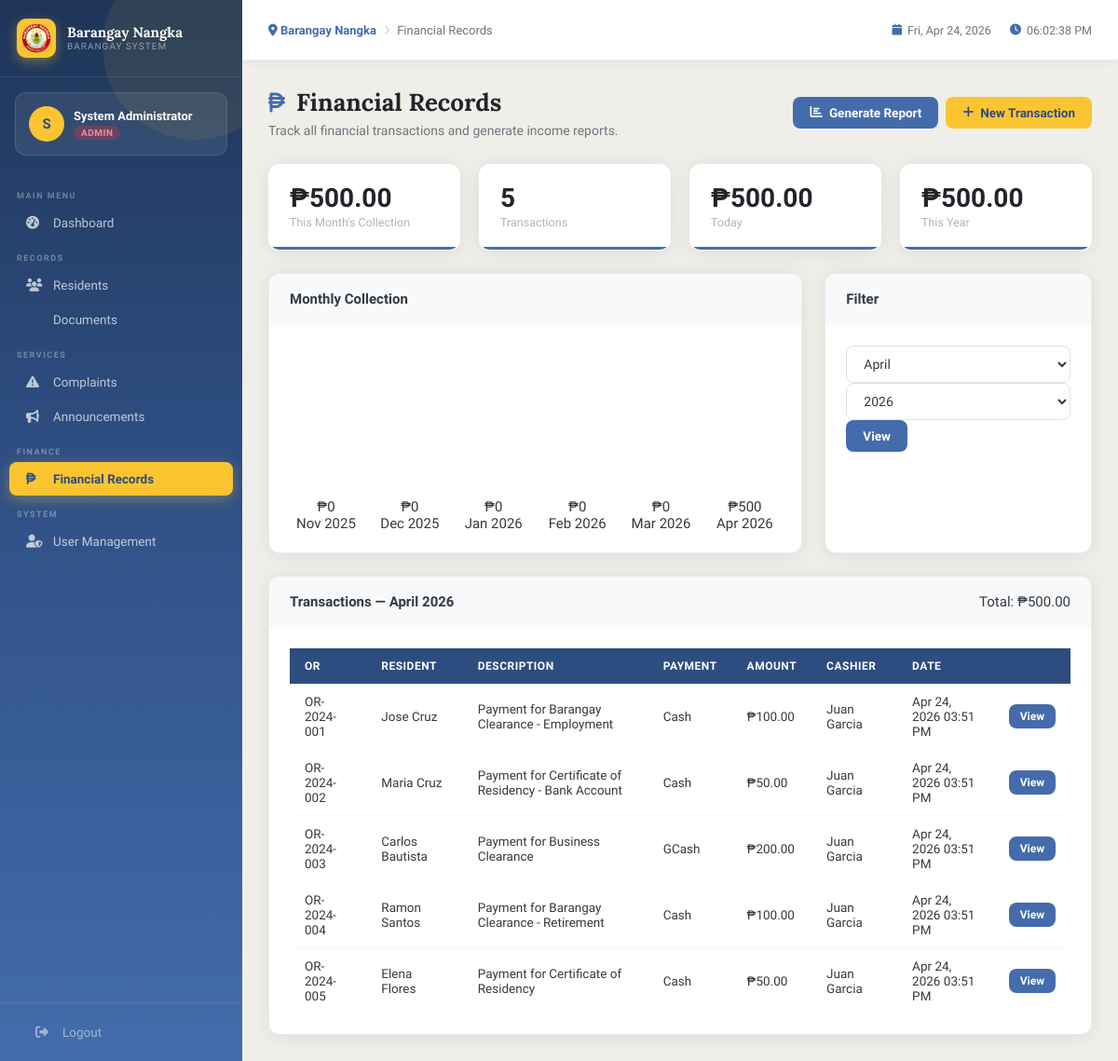
The app's page /modules/finance/index.php (signed in) with its own data.
### tables this page shows
CREATE TABLE transactions (
    id INT AUTO_INCREMENT PRIMARY KEY,
    or_number VARCHAR(50) UNIQUE NOT NULL,
    document_request_id INT,
    resident_id INT NOT NULL,
    amount DECIMAL(10,2) NOT NULL,
    payment_method ENUM('Cash','GCash','Maya','Bank Transfer') DEFAULT 'Cash',
    description TEXT,
    collected_by INT,
    transaction_date TIMESTAMP DEFAULT CURRENT_TIMESTAMP,
    FOREIGN KEY (document_request_id) REFERENCES document_requests(id),
    FOREIGN KEY (resident_id) REFERENCES residents(id),
    FOREIGN KEY (collected_by) REFERENCES users(id)
);

CREATE TABLE users (
    id INT AUTO_INCREMENT PRIMARY KEY,
    username VARCHAR(50) UNIQUE NOT NULL,
    password VARCHAR(255) NOT NULL,
    full_name VARCHAR(100) NOT NULL,
    role ENUM('admin','secretary','treasurer','captain','resident') NOT NULL DEFAULT 'resident',
    email VARCHAR(100),
    phone VARCHAR(20),
    resident_id INT NULL,
    is_active TINYINT(1) DEFAULT 1,
    last_login DATETIME,
    created_at TIMESTAMP DEFAULT CURRENT_TIMESTAMP
);

### modules/finance/index.php (the view, shortened to what this page needs)
<?php
require_once '../../includes/config.php';
$month = (int)($_GET['month'] ?? date('m'));
$year = (int)($_GET['year'] ?? date('Y'));
$transactionsStmt = $pdo->prepare("
    SELECT t.*,
           CONCAT(r.first_name,' ',r.last_name) as resident_name,
           u.full_name as cashier_name
    FROM transactions t
    JOIN residents r ON t.resident_id=r.id
    LEFT JOIN users u ON t.collected_by=u.id
    WHERE MONTH(t.transaction_date)=?
      AND YEAR(t.transaction_date)=?
    ORDER BY t.transaction_date DESC
");
$transactionsStmt->execute([$month, $year]);
$transactions = $transactionsStmt->fetchAll();
$totalMonth = array_sum(array_column($transactions, 'amount'));
$yearStmt = $pdo->prepare("SELECT COALESCE(SUM(amount),0) FROM transactions WHERE YEAR(transaction_date)=?");
$yearStmt->execute([date('Y')]);
$yearTotal = $yearStmt->fetchColumn();
$todayTotal = $pdo->query("SELECT COALESCE(SUM(amount),0) FROM transactions WHERE DATE(transaction_date)=CURDATE()")->fetchColumn();
$chartData = [];
for ($i = 5; $i >= 0; $i--) {
    $m = date('m', strtotime("-$i months"));
    $y = date('Y', strtotime("-$i months"));
    $stmt = $pdo->prepare("SELECT COALESCE(SUM(amount),0) FROM transactions WHERE MONTH(transaction_date)=? AND YEAR(transaction_date)=?");
    $stmt->execute([$m, $y]);
    $chartData[] = [
        'label' => date('M Y', strtotime("-$i months")),
        'amount' => (float)$stmt->fetchColumn()
    ];
}
include '../../includes/header.php';
?>
<div class="page-header flex-between">
    <div>
        <h1><i class="fas fa-peso-sign"></i> Financial Records</h1>
        <p>Track all financial transactions and generate income reports.</p>
    </div>
    <div class="btn-group">
        <a href="report.php" class="btn btn-primary"><i class="fas fa-chart-bar"></i> Generate Report</a>
        <a href="add_transaction.php" class="btn btn-gold"><i class="fas fa-plus"></i> New Transaction</a>
    </div>
</div>
<div class="stats-grid" style="grid-template-columns:repeat(4,1fr);margin-bottom:24px;">
    <div class="stat-card">
        <div class="stat-info">
            <div class="stat-value">₱<?= number_format($totalMonth, 2) ?></div>
            <div class="stat-label">This Month's Collection</div>
        </div>
    </div>
    <div class="stat-card">
        <div class="stat-info">
            <div class="stat-value"><?= count($transactions) ?></div>
            <div class="stat-label">Transactions</div>
        </div>
    </div>
    <div class="stat-card">
        <div class="stat-info">
            <div class="stat-value">₱<?= number_format($todayTotal, 2) ?></div>
            <div class="stat-label">Today</div>
        </div>
    </div>
    <div class="stat-card">
        <div class="stat-info">
            <div class="stat-value">₱<?= number_format($yearTotal, 2) ?></div>
            <div class="stat-label">This Year</div>
        </div>
    </div>
</div>
<div style="display:grid;grid-template-columns:2fr 1fr;gap:24px;margin-bottom:24px;">
    <div class="card">
        <div class="card-header"><h3>Monthly Collection</h3></div>
        <div class="card-body">
            <div style="height:200px;display:flex;align-items:flex-end;gap:12px;">
                <?php
                foreach ($chartData as $cd):
                ?>
                <div style="flex:1;text-align:center;">
                    <div>₱<?= number_format($cd['amount'],0) ?></div>
                    <div><?= $cd['label'] ?></div>
                </div>
                <?php endforeach; ?>
            </div>
        </div>
    </div>
    <div class="card">
        <div class="card-header"><h3>Filter</h3></div>
        <div class="card-body">
            <form method="GET">
                <select name="month">
                    <?php for ($m=1;$m<=12;$m++): ?>
                    <option value="<?= $m ?>" <?= $month==$m?'selected':'' ?>>
                        <?= date('F', mktime(0,0,0,$m,1)) ?>
                    </option>
                    <?php endfor; ?>
                </select>
                <select name="year">
                    <?php for ($y=date('Y');$y>=date('Y')-3;$y--): ?>
                    <option value="<?= $y ?>" <?= $year==$y?'selected':'' ?>>
                        <?= $y ?>
                    </option>
                    <?php endfor; ?>
                </select>
                <button type="submit" class="btn btn-primary">View</button>
            </form>
        </div>
    </div>
</div>
<div class="card">
    <div class="card-header">
        <h3>Transactions — <?= date('F Y', mktime(0,0,0,$month,1,$year)) ?></h3>
        <span>Total: ₱<?= number_format($totalMonth, 2) ?></span>
    </div>
    <div class="card-body">
        <div class="table-wrap">
            <table class="data-table">
                <thead>
                    <tr>
                        <th>OR</th>
                        <th>Resident</th>
                        <th>Description</th>
                        <th>Payment</th>
                        <th>Amount</th>
                        <th>Cashier</th>
                        <th>Date</th>
                        <th></th>
                    </tr>
                </thead>
                <tbody>
                    <?php foreach ($transactions as $t): ?>
                    <tr>
                        <td><?= $t['or_number'] ?></td>
                        <td><?= htmlspecialchars($t['resident_name']) ?></td>
                        <td><?= htmlspecialchars($t['description']) ?></td>
                        <td><?= $t['payment_method'] ?></td>
                        <td>₱<?= number_format($t['amount'],2) ?></td>
                        <td><?= htmlspecialchars($t['cashier_name'] ?? 'N/A') ?></td>
                        <td><?= date('M d, Y h:i A', strtotime($t['transaction_date'])) ?></td>
                        <td>
                            <button onclick="openModal('receiptModal<?= $t['id'] ?>')" class="btn btn-sm btn-primary">
                                View
                            </button>
                        </td>
                    </tr>
                    <?php endforeach; ?>
                </tbody>
            </table>
        </div>
    </div>
</div>
<?php include '../../includes/footer.php'; ?>

### assets/css/main.css (style rules this page uses)
:root { --blue: #446CAC; --blue-dark: #2d4d80; --blue-light: #6b90c9; --blue-faint: #e8eef7; --gold: #FBC531; --gold-dark: #d4a520; --gold-light: #fdd366; --cloud: #F0EEE9; --cloud-dark: #e0ddd5; --white: #ffffff; --gray-100: #f8f9fa; --gray-200: #e9ecef; --gray-300: #dee2e6; --gray-400: #ced4da; --gray-500: #adb5bd; --gray-600: #6c757d; --gray-700: #495057; --gray-800: #343a40; --gray-900: #212529; --success: #28a745; --danger: #dc3545; --warning: #ffc107; --info: #17a2b8; --sidebar-width: 260px; --topbar-height: 65px; --radius: 12px; --radius-sm: 8px; --shadow: 0 2px 20px rgba(0,0,0,0.08); --shadow-md: 0 4px 30px rgba(0,0,0,0.12); --transition: all 0.25s cubic-bezier(0.4,0,0.2,1); }
* { margin: 0; padding: 0; box-sizing: border-box; }
html { font-size: 15px; }
body { font-family: 'Plus Jakarta Sans', sans-serif; background: var(--cloud); color: var(--gray-800); display: flex; min-height: 100vh; overflow-x: hidden; }
.page-header { margin-bottom: 28px; }
.page-header h1 { font-family: 'Lora', serif; font-size: 26px; font-weight: 700; color: var(--gray-900); display: flex; align-items: center; gap: 12px; }
.page-header h1 i { color: var(--blue); font-size: 24px; }
.page-header p { margin-top: 6px; color: var(--gray-600); font-size: 14px; }
.stats-grid { display: grid; grid-template-columns: repeat(auto-fit, minmax(220px, 1fr)); gap: 20px; margin-bottom: 28px; }
.stat-card { background: white; border-radius: var(--radius); padding: 22px; box-shadow: var(--shadow); display: flex; align-items: center; gap: 18px; transition: var(--transition); border: 1px solid transparent; position: relative; overflow: hidden; }
.stat-card::after { content: ''; position: absolute; bottom: 0; left: 0; right: 0; height: 3px; background: var(--card-color, var(--blue)); }
.stat-info .stat-value { font-size: 28px; font-weight: 800; color: var(--gray-900); line-height: 1; }
.stat-info .stat-label { font-size: 12.5px; color: var(--gray-500); margin-top: 4px; font-weight: 500; }
.card { background: white; border-radius: var(--radius); box-shadow: var(--shadow); overflow: hidden; border: 1px solid var(--gray-200); }
.card-header { padding: 18px 22px; border-bottom: 1px solid var(--gray-100); display: flex; align-items: center; justify-content: space-between; background: var(--gray-100); }
.card-header h3 { font-size: 15px; font-weight: 700; color: var(--gray-800); display: flex; align-items: center; gap: 8px; }
.card-body { padding: 22px; }
.table-wrap { overflow-x: auto; }
table.data-table { width: 100%; border-collapse: collapse; font-size: 13.5px; }
table.data-table th { background: var(--blue-dark); color: white; padding: 12px 16px; text-align: left; font-weight: 600; font-size: 12px; text-transform: uppercase; letter-spacing: 0.5px; white-space: nowrap; }
table.data-table td { padding: 11px 16px; border-bottom: 1px solid var(--gray-100); vertical-align: middle; }
table.data-table tr:last-child td { border-bottom: none; }
.btn { display: inline-flex; align-items: center; gap: 7px; padding: 9px 18px; border-radius: var(--radius-sm); font-family: inherit; font-size: 13.5px; font-weight: 600; cursor: pointer; border: none; transition: var(--transition); text-decoration: none; white-space: nowrap; }
.btn-primary { background: var(--blue); color: white; }
.btn-gold { background: var(--gold); color: var(--blue-dark); }
.btn-sm { padding: 6px 12px; font-size: 12px; }
.btn-group { display: flex; gap: 8px; flex-wrap: wrap; }
input, select, textarea { padding: 10px 14px; border: 1.5px solid var(--gray-300); border-radius: var(--radius-sm); font-family: inherit; font-size: 14px; color: var(--gray-800); background: white; transition: var(--transition); width: 100%; }
.flex-between { display: flex; align-items: center; justify-content: space-between; }

### records on screen
transactions: or_number "OR-2024-001", resident_name "Jose Cruz", description "Payment for Barangay Clearance - Employment", payment_method "Cash", amount "100.00", collected_by.full_name "Juan Garcia", transaction_date "Apr 24, 2026 03:51 PM"
transactions: or_number "OR-2024-002", resident_name "Maria Cruz", description "Payment for Certificate of Residency - Bank Account", payment_method "Cash", amount "50.00", collected_by.full_name "Juan Garcia", transaction_date "Apr 24, 2026 03:51 PM"
transactions: or_number "OR-2024-003", resident_name "Carlos Bautista", description "Payment for Business Clearance", payment_method "GCash", amount "200.00", collected_by.full_name "Juan Garcia", transaction_date "Apr 24, 2026 03:51 PM"
transactions: or_number "OR-2024-004", resident_name "Ramon Santos", description "Payment for Barangay Clearance - Retirement", payment_method "Cash", amount "100.00", collected_by.full_name "Juan Garcia", transaction_date "Apr 24, 2026 03:51 PM"
transactions: or_number "OR-2024-005", resident_name "Elena Flores", description "Payment for Certificate of Residency", payment_method "Cash", amount "50.00", collected_by.full_name "Juan Garcia", transaction_date "Apr 24, 2026 03:51 PM"

### other values on screen
substr($_SESSION['full_name'] ?? 'A', 0, 1) "S"
$_SESSION['full_name'] "System Administrator"
$_SESSION['role'] "ADMIN"
$page_title "Financial Records"
$totalMonth "500.00"
count($transactions) "5"
$todayTotal "500.00"
$yearTotal "500.00"
$cd['amount'] "0"
$cd['label'] "Nov 2025"
$cd['label'] "Dec 2025"
$cd['label'] "Jan 2026"
$cd['label'] "Feb 2026"
$cd['label'] "Mar 2026"
$cd['amount'] "500"
